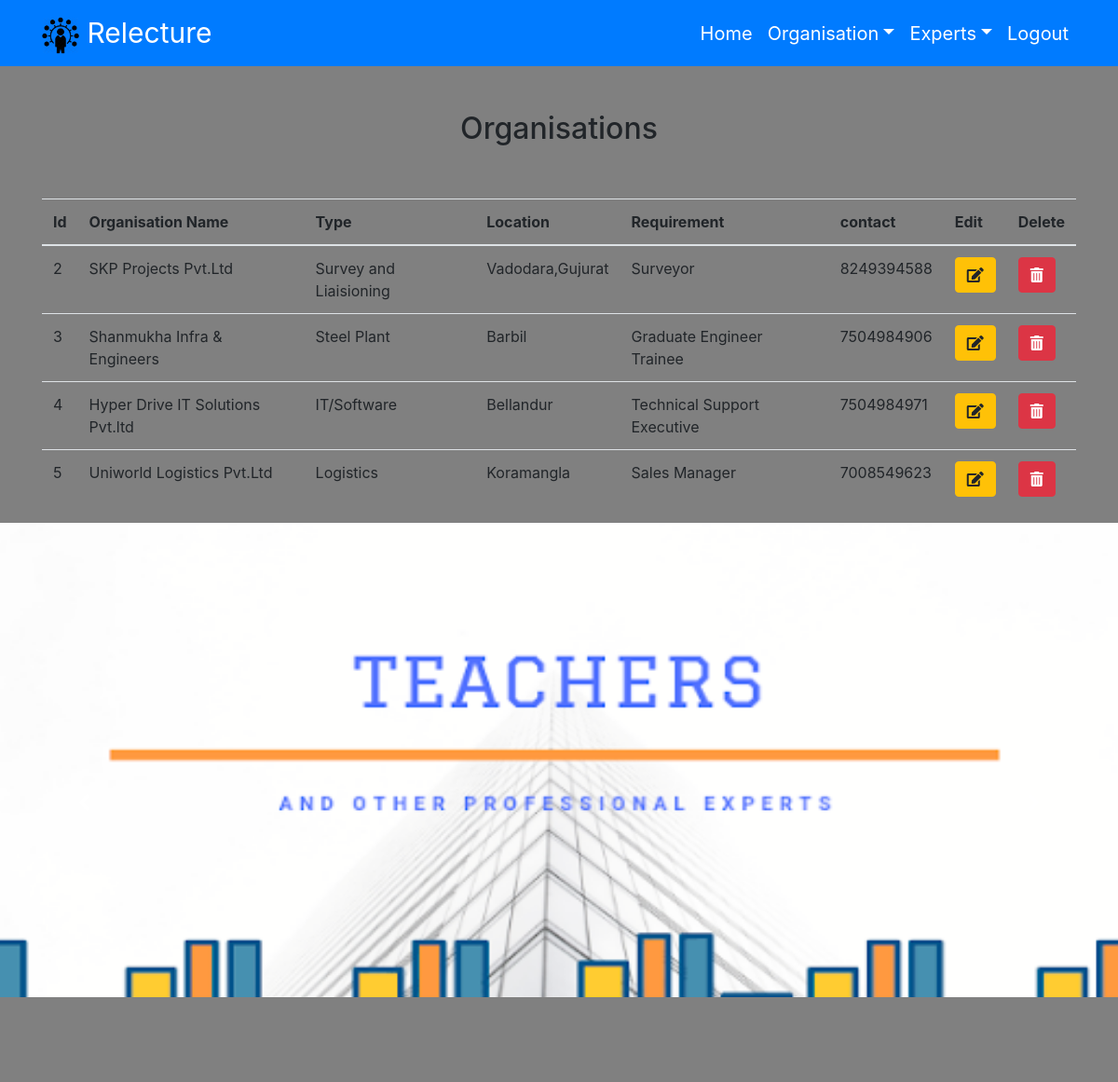
Screenshot of /vieworganisation/ (signed in) with the database file from the repository.
### consultapp/models.py (models this page shows)
class Organisation(models.Model):
    name=models.CharField(max_length=100)
    type=models.CharField(max_length=100)
    location=models.CharField(max_length=100)
    requirement=models.CharField(max_length=2000)
    contact=models.IntegerField()

### consultapp/views.py (the view)
# urls.py: path('vieworganisation/', views.vieworganisation,name='vieworganisation'),
def vieworganisation(request):
    if not request.user.is_staff:
        return redirect('login')
    org=Organisation.objects.all()
    d={'org':org}
    return render(request,'consult/view_organisation.html',d)

### templates/consult/view_organisation.html
{% extends 'consult/home.html' %}
{% block body %}
<br><br>
<div class="container">
  <h2 class='text-center'>Organisations</h2>
  <br><br>
  <table class='table table-hover' id="example">
    <thead>
      <tr>
        <th>Id</th>
        <th>Organisation Name</th>
        <th>Type</th>
        <th>Location</th>
        <th>Requirement</th>
        <th>contact</th>
        <th>Edit</th>
        <th>Delete</th>
      </tr>
    </thead>
    <tbody>
      {% for i in org %}
      <tr>
        <td>{{i.id}}</td>
        <td>{{i.name}}</td>
        <td>{{i.type}}</td>
        <td>{{i.location}}</td>
        <td>{{i.requirement}}</td>
        <td>{{i.contact}}</td>
        <td><a href="{%url 'updateorg' i.id%}" class='btn btn-warning'><i class='fas fa-edit'></i></a></td>
        <td><a href="{%url 'deleteorganisation' i.id%}" onclick="return confirm('Are u really want to delete')" class='btn btn-danger'><i class='fas fa-trash-alt'></i></a></td>
      </tr>
      {% endfor %}
    </tbody>
  </table>
</div>
{% endblock %}

### templates/consult/home.html (shortened to what this page needs)
<!DOCTYPE html>
{%load static%}
<html lang="en" dir="ltr">
  <head>
      <link rel="stylesheet" href="https://maxcdn.bootstrapcdn.com/bootstrap/4.3.1/css/bootstrap.min.css">
        <link rel="stylesheet" href="https://use.fontawesome.com/releases/v5.6.3/css/all.css">
        <link href="//maxcdn.bootstrapcdn.com/font-awesome/4.3.0/css/font-awesome.min.css" rel="stylesheet">
        <link rel="stylesheet" href="{%static 'css/style.css'%}">
  </head>
  <body id='body1'>
    <nav class='navbar navbar-expand-sm bg-primary navbar-dark'>
      <div class="container">
        <a href="\" class='navbar-brand'><img class='myimg' src="{% static 'images/s.png'%}" alt="logo">&nbsp;Relecture</a>
        <div class="collapse navbar-collapse" id="menu">
          <ul class='nav navbar-nav text-center ml-auto'>
              {% if request.user.is_staff %}
            <li class='nav-item' ><a class='nav-link' href="/"></i> Home</a></li>
            <li class='nav-item dropdown' ><a class='nav-link dropdown-toggle'data-toggle='dropdown' href="#">Organisation</a>
            </li>
            <li class='nav-item dropdown' ><a class='nav-link dropdown-toggle'data-toggle='dropdown' href="#">Experts</a>
                </li>
                <li class='nav-item' ><a class='nav-link' href="{%url 'logout'%}">Logout</a></li>
                {% endif %}
          </ul>
        </div>
      </div>
    </nav>
{% block body %}
{% endblock %}
<div id="carouselExampleIndicators" class="carousel slide" data-ride="carousel">
  <ol class="carousel-indicators">
    <li data-target="#carouselExampleIndicators" data-slide-to="0" class="active"></li>
    <li data-target="#carouselExampleIndicators" data-slide-to="1"></li>
    <li data-target="#carouselExampleIndicators" data-slide-to="2"></li>
  </ol>
  <div class="carousel-inner">
    <div class="carousel-item active">
      <img class="d-block w-100" id="myslides" src="{% static 'images/slide1.png'%}" alt="First slide">
    </div>
  </div>
  <a class="carousel-control-prev" href="#carouselExampleIndicators" role="button" data-slide="prev">
    <span class="carousel-control-prev-icon" aria-hidden="true"></span>
  </a>
  <a class="carousel-control-next" href="#carouselExampleIndicators" role="button" data-slide="next">
    <span class="carousel-control-next-icon" aria-hidden="true"></span>
  </a>
</div>
  </body>
</html>

### static/css/style.css (style rules this page uses)
.myimg { height:40px; width:40px; }
.navbar-brand { font-size: 30px; }
#myslides { height:600px; width:100%; }
.nav-link { font-size: 20px; color: white !important; }
#body1 { background: grey; }

### rows the page displays
Organisation: id "2", name "SKP Projects Pvt.Ltd", type "Survey and Liaisioning", location "Vadodara,Gujurat", requirement "Surveyor", contact "8249394588"
Organisation: id "3", name "Shanmukha Infra & Engineers", type "Steel Plant", location "Barbil", requirement "Graduate Engineer Trainee", contact "7504984906"
Organisation: id "4", name "Hyper Drive IT Solutions Pvt.ltd", type "IT/Software", location "Bellandur", requirement "Technical Support Executive", contact "7504984971"
Organisation: id "5", name "Uniworld Logistics Pvt.Ltd", type "Logistics", location "Koramangla", requirement "Sales Manager", contact "7008549623"
